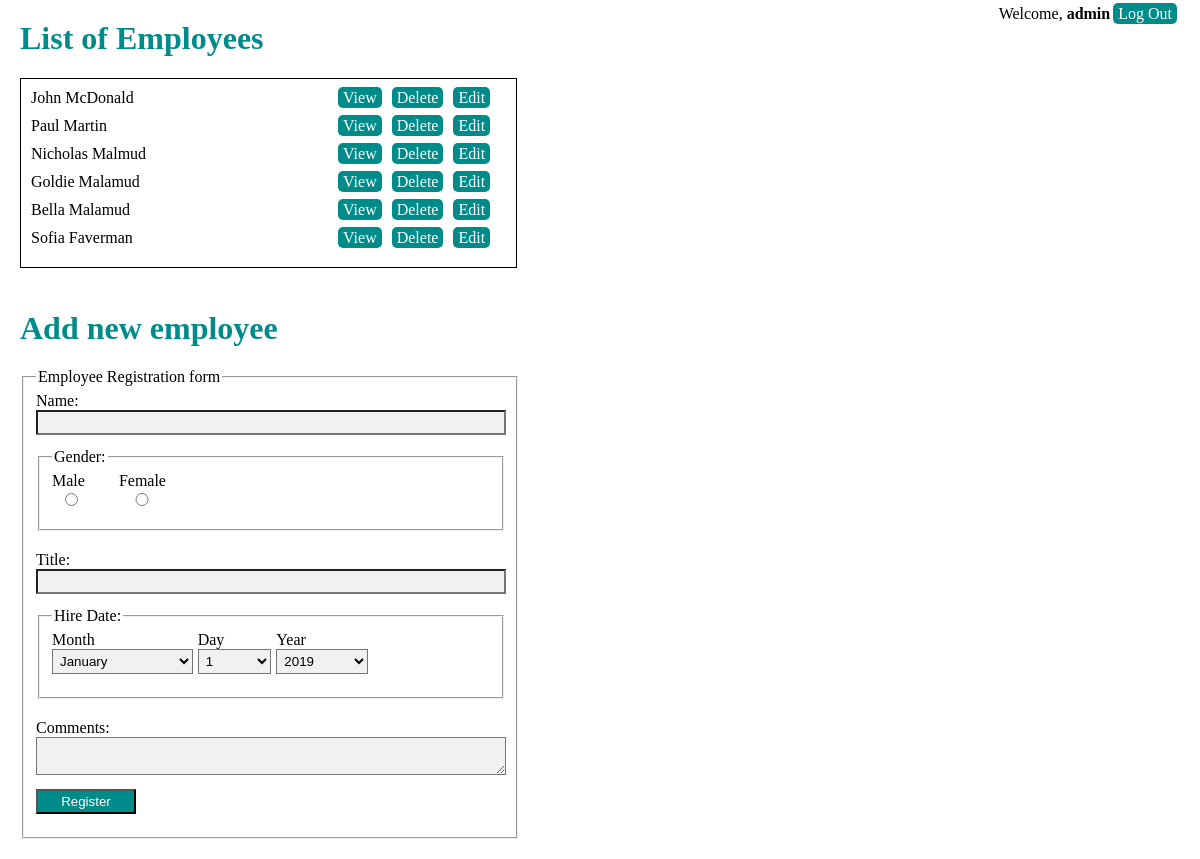
The page /employee_mgmt.php (signed in) on the database its author committed.
### tables this page shows
CREATE TABLE `tbemployees` (
  `id` int(6) NOT NULL,
  `fullname` varchar(255) NOT NULL,
  `gender` varchar(255) NOT NULL,
  `title` varchar(255) NOT NULL,
  `hire_date` date NOT NULL,
  `comments` text NOT NULL
);

### employee_mgmt.php (the view, shortened to what this page needs)
<?php
echo '<div id="top"> Welcome, <b>'.$_SESSION['username'].'</b>';
echo '<a href="logout.php">Log Out</a><br><br></div>';
$dbh = new PDO("mysql:host=localhost:8889;dbname=webd166", 'root', 'root');
$status = 'Register';
?>
<!DOCTYPE html>
<html lang="en">
<head>
	<link rel="stylesheet" href="css/main.css">
</head>
<body>
<h1>List of Employees</h1>
<section id="listEmps">
<?php
$display = $dbh->prepare("SELECT id, fullname FROM tbemployees ORDER BY id DESC");
$display->execute();
while ($row = $display->fetch()){
	$id = $row[0];
	$fullname = $row[1];
	echo '<span class="employeeName">'.$fullname.'</span>
	<a href="employee_mgmt.php?viewid='.$id. '">View</a> '.
	'<a href="employee_mgmt.php?deleteid='.$id. '">Delete</a> '.
	'<a href="employee_mgmt.php?editid='.$id. '">Edit</a><br>';
}
?>
</section>
<h1>
	<?php
		if (empty($editid)) {
			echo 'Add new employee';
		} else {
			echo 'Edit selected employee';
		}
	?>
</h1>
<form action ="employee_mgmt.php?
<?php
	echo $_SERVER['QUERY_STRING'];
?>" method="POST">
	<fieldset><legend>Employee Registration form</legend>
		<label for="fullname">Name:</label>
		<input type="text" name="fullname" id="fullname" value="<?php if (isset($upfullname)) {echo $upfullname;} ?>" required>
	  <fieldset><legend>Gender:</legend> <ul>
	   			  <li>
	   	   			<label for="male"> Male
	   			<input type="radio" name="gender" id="male" value="Male" <?php
	   			   			if (isset($upgender) && $upgender == 'Male') {
	   							echo ' checked="checked" ';} ?>></label>
	   			  </li>
	   			  <li>
	   			   	<label for="female">Female <input type="radio" name="gender" value="Female" <?php
	   					if (isset($upgender) && $upgender == 'Female') {
	   					 echo ' checked="checked" ';} ?>></label>
	   			  </li>
	   			</ul>	</fieldset>
		<label for="emptitle">Title:</label>
		<input type="text" name="emptitle" id="emptitle" value="<?php if (isset($upemptitle)) {echo $upemptitle;} ?>" required>
		<fieldset><legend>Hire Date:</legend>
	<?php
		 $month = [
			1 =>'January',
				'February',
				'March',
				'April',
				'May',
				'June',
				'July',
				'August',
				'September',
				'October',
				'November',
				'December'
				];
		$days = range(1,31);
		$years = range(date('Y'), 1900);
		echo '<ul>';
			echo '<li>
					<label for="month">Month</label>
					<select name="month" id="month">';
					foreach ($month as $key => $value) {
						echo "<option value=\"$key\"";
					    if (isset($upmonth) && $upmonth == sprintf("%02d", $key) ) {echo "  selected=\"selected\"";};
						echo ">$value</option>";
					}
			echo '</select></li>';
			echo '<li>
					<label for="day">Day</label>
					<select name="day" id="day">';
					foreach ($days as $value) {
						echo "<option value=\"$value\"";
					    if (isset($upday) && $upday == $value) {echo "  selected=\"selected\"";};
						echo ">$value</option>";
					}
			echo '</select></li>';
			echo '<li>
					<label for="month">Year</label>
					<select name="year" id="year">';
					foreach ($years as $value) {
						echo "<option value=\"$value\"";
					    if (isset($upyear) && $upyear == $value) {echo "  selected=\"selected\"";};
						echo ">$value</option>";
					}
			echo '</select></li>';
		echo '</ul>';
	?>
	</fieldset>
		<label for="comments">Comments:</label>
		<textarea name="comments" id="comments"><?php if (isset($upcomments)) {echo $upcomments;} ?></textarea>
		<input type="submit" name ="submit" value="<?php echo $status;?>">
	</fieldset>
</form>
</body>
</html>

### css/main.css (style rules this page uses)
body { margin: 0 20px; box-sizing: border-box; }
form { max-width: 500px; }
h1 { color: darkcyan; padding-top: 20px; }
input, select, textarea { width: 100%; margin-bottom: 1em; background-color: #f1f1f1; padding: 3px; }
a, input[type='submit'] { color: #fff; background-color: darkcyan; width: 100px; padding: 3px; }
input[type='radio'] { width: 50%; padding: 0 5px; }
ul { list-style-type: none; margin: 0; padding: 0; }
ul li { display: inline-block; margin-right: 5px; }
a { text-decoration: none; padding: 2px 5px; margin: 0 3px; border-radius: 5px; }
#top { float: right; margin-top: 5px; }
#listEmps { border: solid 1px #000; max-height: 300px; max-width: 475px; padding: 10px; overflow: auto; clear: both; }
.employeeName { display: inline-block; min-width: 300px; margin-bottom: 10px; }
fieldset { margin-bottom: 20px; padding-right: 10px; }

### rows shown on the page
tbemployees: fullname "John McDonald"
tbemployees: fullname "Paul Martin"
tbemployees: fullname "Nicholas Malmud"
tbemployees: fullname "Goldie Malamud"
tbemployees: fullname "Bella Malamud"
tbemployees: fullname "Sofia Faverman"

### other values the page prints
$_SESSION['username'] "admin"
form field month "January"
form field day "1"
form field year "2019"
